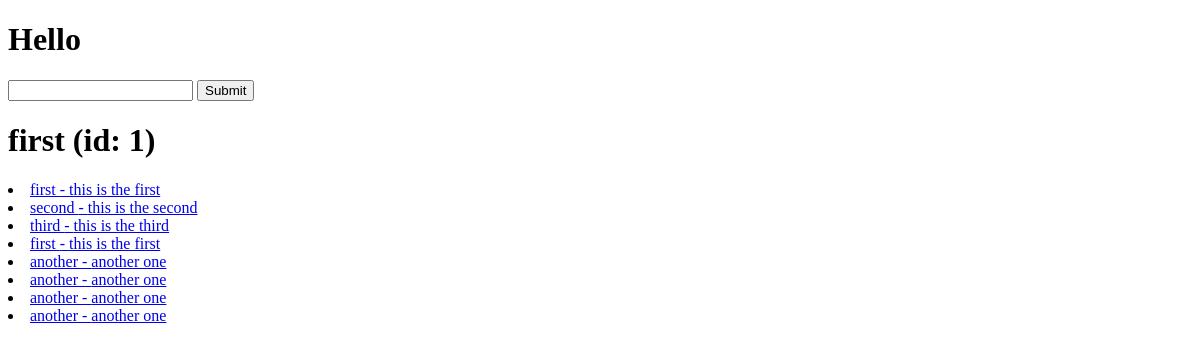
Before: / with the older database file.
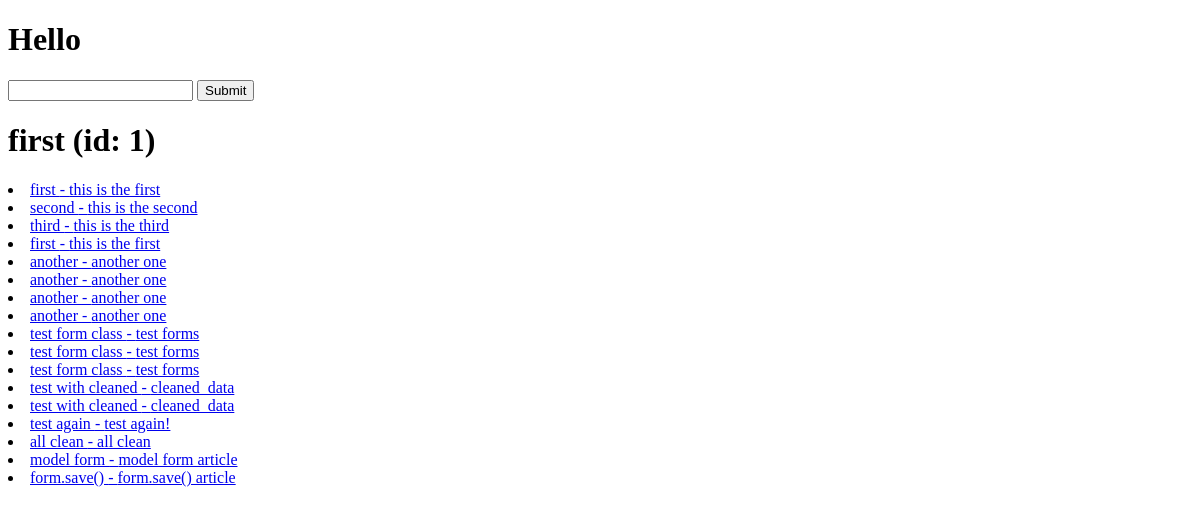
After: the same page with the newer database file.
### articles/models.py (models this page shows)
class Article(models.Model):
    title = models.TextField()
    content = models.TextField()

### manager/views.py (the view)
# urls.py: path('', home_view),
def home_view(request):
    article_object = Article.objects.get(id=1)
    articles = Article.objects.all()
    context = {
        'articles': articles,
        'id': article_object.id,
        'title': article_object.title,
        'content': article_object.content,
    }
    html_string = render_to_string('home-view.html', context=context)
    return HttpResponse(html_string)

### templates/home-view.html
{% extends 'base.html' %}
{% block content %}
    <h1>{{ title }} (id: {{ id }})</h1>
    {% for article in articles %}
        <li><a href="/articles/{{ article.id }}/">{{ article.title }} - {{ article.content }}</a></li>
    {% endfor %}
{% endblock %}

Changed rows visible on the page:
added Article: title "test form class", content "test forms"
added Article: title "test form class", content "test forms"
added Article: title "test form class", content "test forms"
added Article: title "test with cleaned", content "cleaned_data"
added Article: title "test with cleaned", content "cleaned_data"
added Article: title "test again", content "test again!"
added Article: title "all clean", content "all clean"
added Article: title "model form", content "model form article"
added Article: title "form.save()", content "form.save() article"
